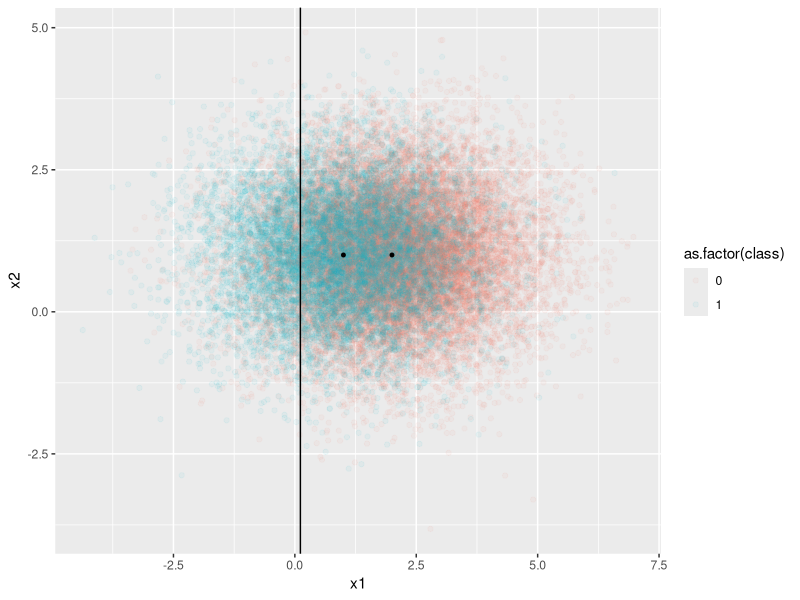
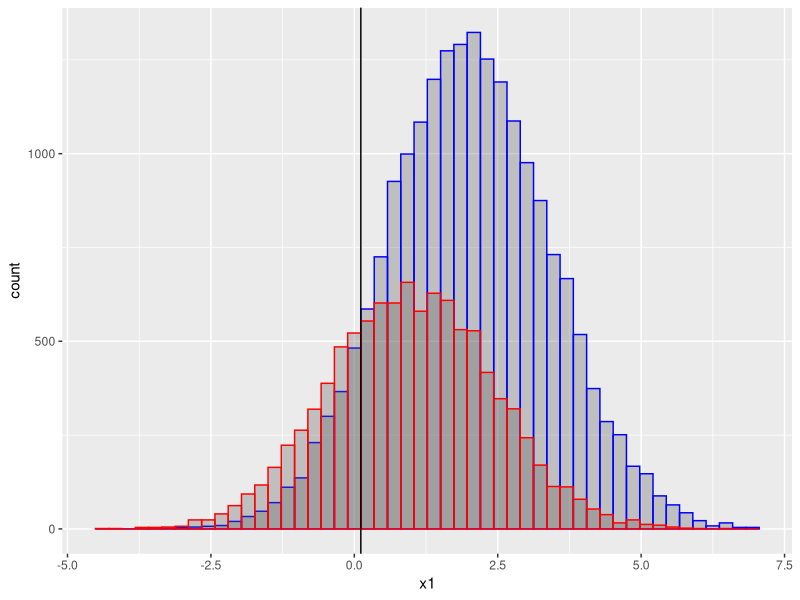

These figures' R source, in order:
library(mvtnorm)

c0 <- mvtnorm::rmvnorm(20000, mean = c(2, 1),
                 sigma = diag(c(2, 1)))
c1 <- mvtnorm::rmvnorm(10000, mean = c(1, 1),
                 sigma = diag(c(2, 1)))

data = data.frame(rbind(c0, c1))
colnames(data) <- c("x1", "x2")
data$class <- c(rep(0, 20000), rep(1, 10000))
head(data)

library(ggplot2)

means <- data.frame(x1 = c(2, 1), x2=c(1, 1))

ggplot(data = data, aes(x=x1, y=x2, color=as.factor(class))) +
  geom_point(alpha = .05) +
  geom_vline(xintercept = .1137) +
  geom_point(data = means, aes(x=x1, y=x2), inherit.aes = FALSE, size = 1)

ggplot() +
  geom_histogram(data = data[data$class==0, ], aes(x=x1), color = "blue", alpha = .3, bins = 50) +
  geom_histogram(data = data[data$class==1, ], aes(x=x1), color = "red", alpha = .3, bins = 50) +
  geom_vline(xintercept = .1137)



# ??? wtf...
library(MASS)
fit_lda <- MASS::lda(class ~ x1 + x2, data=data)
fit_lda

